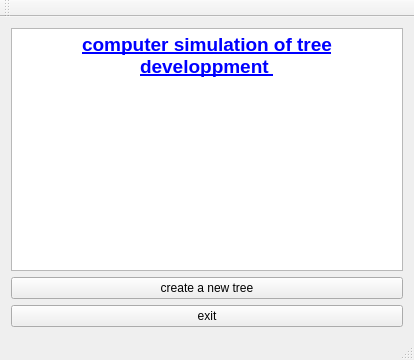
<?xml version="1.0" encoding="UTF-8"?>
<ui version="4.0">
 <class>MainWindow</class>
 <widget class="QMainWindow" name="MainWindow">
  <property name="geometry">
   <rect>
    <x>0</x>
    <y>0</y>
    <width>414</width>
    <height>360</height>
   </rect>
  </property>
  <property name="windowTitle">
   <string>MainWindow</string>
  </property>
  <widget class="QWidget" name="centralWidget">
   <layout class="QVBoxLayout" name="verticalLayout">
    <item>
     <widget class="QTextBrowser" name="textBrowser">
      <property name="html">
       <string>&lt;!DOCTYPE HTML PUBLIC &quot;-//W3C//DTD HTML 4.0//EN&quot; &quot;http://www.w3.org/TR/REC-html40/strict.dtd&quot;&gt;
&lt;html&gt;&lt;head&gt;&lt;meta name=&quot;qrichtext&quot; content=&quot;1&quot; /&gt;&lt;style type=&quot;text/css&quot;&gt;
p, li { white-space: pre-wrap; }
&lt;/style&gt;&lt;/head&gt;&lt;body style=&quot; font-family:'MS Shell Dlg 2'; font-size:8.25pt; font-weight:400; font-style:normal;&quot;&gt;
&lt;p align=&quot;center&quot; style=&quot; margin-top:12px; margin-bottom:12px; margin-left:0px; margin-right:0px; -qt-block-indent:0; text-indent:0px;&quot;&gt;&lt;span style=&quot; font-size:14pt; font-weight:600; text-decoration: underline; color:#0000ff;&quot;&gt;computer simulation of tree developpment &lt;/span&gt;&lt;/p&gt;&lt;/body&gt;&lt;/html&gt;</string>
      </property>
     </widget>
    </item>
    <item>
     <widget class="QPushButton" name="pushButton">
      <property name="text">
       <string>create a new tree</string>
      </property>
     </widget>
    </item>
    <item>
     <widget class="QPushButton" name="pushButton_2">
      <property name="text">
       <string>exit</string>
      </property>
     </widget>
    </item>
   </layout>
  </widget>
  <widget class="QMenuBar" name="menuBar">
   <property name="geometry">
    <rect>
     <x>0</x>
     <y>0</y>
     <width>414</width>
     <height>21</height>
    </rect>
   </property>
  </widget>
  <widget class="QToolBar" name="mainToolBar">
   <attribute name="toolBarArea">
    <enum>TopToolBarArea</enum>
   </attribute>
   <attribute name="toolBarBreak">
    <bool>false</bool>
   </attribute>
  </widget>
  <widget class="QStatusBar" name="statusBar"/>
 </widget>
 <layoutdefault spacing="6" margin="11"/>
 <resources/>
 <connections>
  <connection>
   <sender>pushButton_2</sender>
   <signal>clicked()</signal>
   <receiver>MainWindow</receiver>
   <slot>close()</slot>
   <hints>
    <hint type="sourcelabel">
     <x>97</x>
     <y>296</y>
    </hint>
    <hint type="destinationlabel">
     <x>145</x>
     <y>332</y>
    </hint>
   </hints>
  </connection>
 </connections>
</ui>
